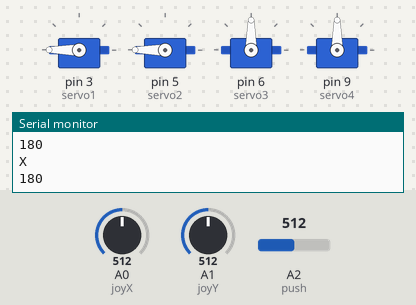
Recording of a sketch running on a simulated Arduino Uno, built with avr-gcc and run on an emulated ATmega328P. Parts: 4 × servo, the last lines printed to the serial monitor. The inputs (shaded band) are chosen by the test bench; at power-on: A0 (joyX) = 512, A1 (joyY) = 512, A2 (push) = 512.

Above: at 1.2 s.
1.3 s: A0 (joyX) set to 170
At 2.0 s:
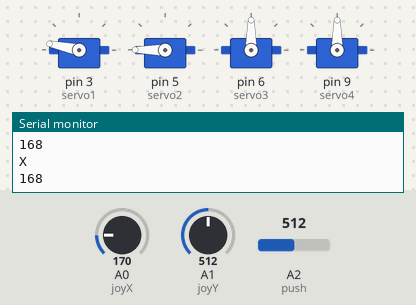
2.8 s: A1 (joyY) set to 170
At 3.1 s:
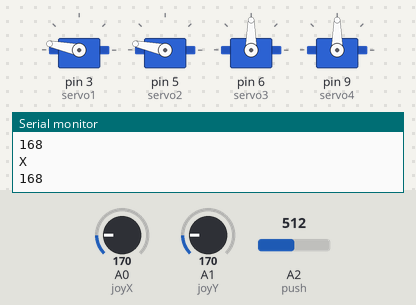
4.3 s: A2 (push) set to 0
At 5.6 s:
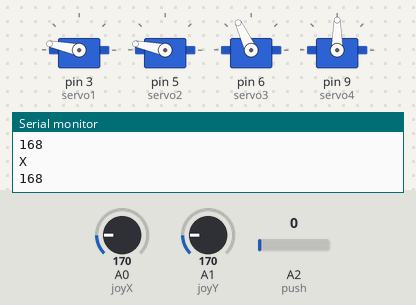
6.0 s: A0 (joyX) set to 122
At 6.8 s:
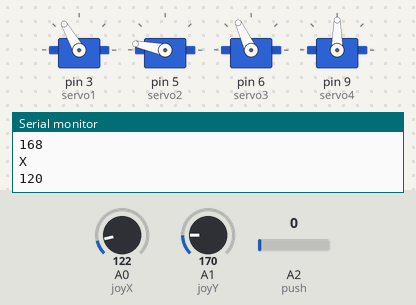
7.9 s: A1 (joyY) set to 190
At 9.0 s:
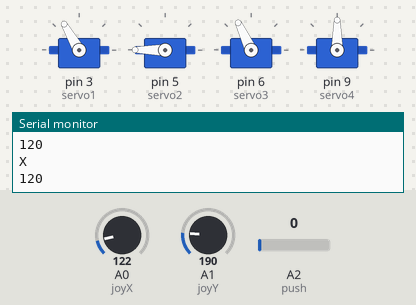
9.5 s: A0 (joyX) set to 105
At 11.3 s:
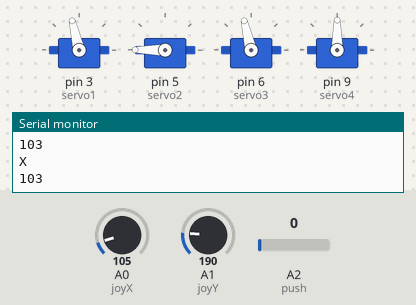
Timing chart, 0 to 12.3 s (numbered marks = the images above; inputs shaded):
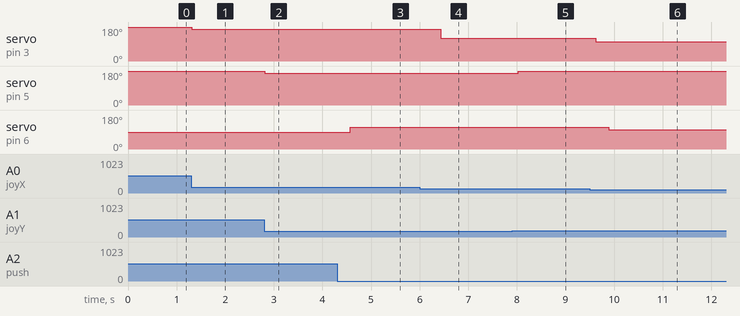

Measured:
- after the input at 1.3 s, servo on pin 3 (servo1): 180° → 168° at once
- after the input at 2.8 s, servo on pin 5 (servo2): 180° → 168° at once
- after the input at 4.3 s, servo on pin 6 (servo3): 90° → 115° after 0.28 s
- after the input at 6.0 s, servo on pin 3 (servo1): 168° → 120° after 0.44 s
- after the input at 7.9 s, servo on pin 5 (servo2): 168° → 180° after 0.13 s
- after the input at 9.5 s, servo on pin 3 (servo1): 120° → 103° after 0.12 s; servo on pin 6 (servo3): 115° → 103° after 0.39 s

The sketch:

Robot_Arm_v3.ino
```cpp
#include <Servo.h>

Servo servo1;
Servo servo2;
Servo servo3;
Servo servo4;

int joyX =0;
int joyY =1;
int push=2;

int joyVal;
int pushVal;

bool shoulder=true;

void setup()
{
  servo1.attach(3);
  servo2.attach(5);
  servo3.attach(6);
  servo4.attach(9);
  Serial.begin(9600);
}

void loop(){
  if(shoulder==true){
    pushVal=analogRead(push);
    joyVal=analogRead(joyX);
    int velocity=map(joyVal, 0, 1023, -2, 2);
    joyVal += velocity;
    if(joyVal>180){joyVal=180;}
    if(joyVal<0){joyVal=0;}
    servo1.write(joyVal);
    Serial.println("X");
    Serial.println(joyVal);

    joyVal=analogRead(joyY);
    velocity=map(joyVal, 0, 1023, -2, 2);
    joyVal += velocity;
    if(joyVal>180){joyVal=180;}
    if(joyVal<0){joyVal=0;}
    servo2.write(joyVal);

    if(pushVal==0){
      shoulder=false;
      delay(250);
      }
    delay(15);
  }
  else{
    pushVal=analogRead(push);
    joyVal=analogRead(joyX);
    int velocity=map(joyVal, 0, 1023, -2, 2);
    joyVal+=velocity;
    if(joyVal>115){joyVal=115;}
    if(joyVal<0){joyVal=0;}
    servo3.write(joyVal);

    joyVal=analogRead(joyY);
    velocity=map(joyVal, 0, 1023, -2, 2);
    if(joyVal>180){joyVal=180;}
    if(joyVal<0){joyVal=0;}
    if(pushVal==0){
      shoulder=true;
      delay(250);
      }
    delay(15);
  }
}
```
